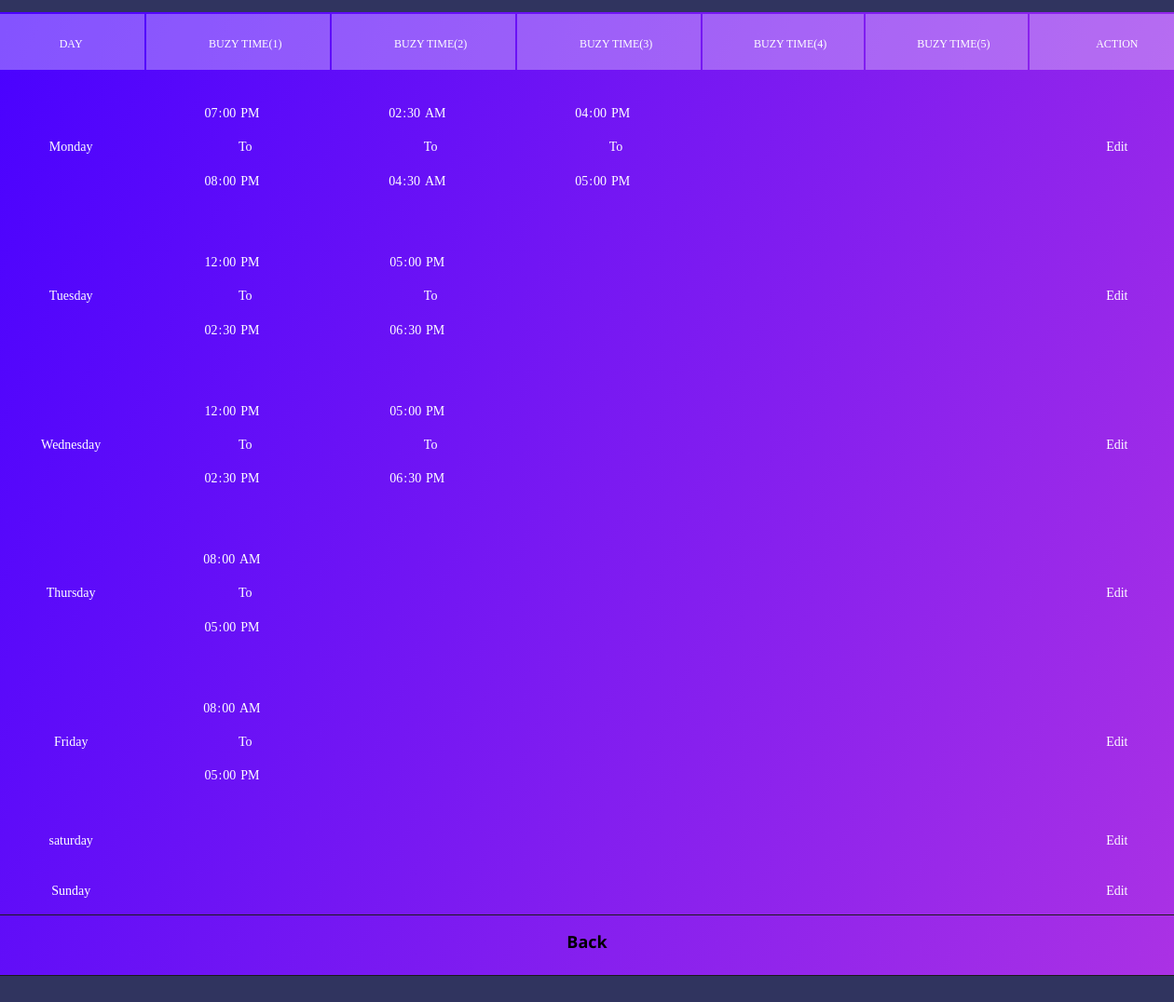
Page /time_schedule.php (signed in) on the committed database.
### tables this page shows
CREATE TABLE `buzytime` (
  `buzytime_id` int(20) NOT NULL,
  `user_id` int(20) NOT NULL,
  `free_time_start` time NOT NULL,
  `free_time_end` time NOT NULL,
  `day` varchar(20) NOT NULL
);

### time_schedule.php (the view, shortened to what this page needs)
<?php include("dataconnection.php"); ?>
<!DOCTYPE html>
<html lang="en">
<head>
<link rel="stylesheet" type="text/css" href="css/util.css">
<link rel="stylesheet" type="text/css" href="css/main.css">
<link rel="stylesheet" href="https://gc.kis.v2.scr.kaspersky-labs.com/E3E8934C-235A-4B0E-825A-35A08381A191/abn/main.css?attr=aHR0cHM6Ly9jb2xvcmxpYi5jb20vZXRjL3RiL1RhYmxlX0hpZ2hsaWdodF9WZXJ0aWNhbF9Ib3Jpem9udGFsL2luZGV4Lmh0bWw"/></head>
<meta name="viewport" content="width=device-width, initial-scale=1"><link rel="stylesheet" href="https://cdnjs.cloudflare.com/ajax/libs/normalize/5.0.0/normalize.min.css">
<link rel="stylesheet" href="css/tablestyle.css">
<body style="overflow-y: scroll;">
<form class="my-form" method="post" enctype="multipart/form-data" style="margin-top:5%">
<div class="wrap-table100" style="margin-top:20%;">
<div class="table100 ver6 m-b-110">
<table data-vertable="ver6" >
<thead>
<tr class="row100 head">
<th class="column100 column4" data-column="column4">Day</th>
	<th class="column100 column5" data-column="column5">Buzy Time(1)</th>
	<th class="column100 column5" data-column="column5">Buzy Time(2)</th>
	<th class="column100 column5" data-column="column5">Buzy Time(3)</th>
	<th class="column100 column5" data-column="column5">Buzy Time(4)</th>
	<th class="column100 column5" data-column="column5">Buzy Time(5)</th>
<th class="column100 column8" data-column="column8">Action</th>
</tr>
</thead>
	<tbody>
	 <?php
		$user_id=$_SESSION['user_id'];
				  ?>
	<tr class="row100">
	<td class="column100 column2" data-column="column2" style="text-align: center;">Monday</td>
	<?php
	$buzytimemon = mysqli_query($connect, "SELECT * from buzytime where user_id='$user_id' and day='mon'");
	$mon=0;
	while($bzmon = mysqli_fetch_assoc($buzytimemon))
	{
		$mon+=1;
	?>
	<td class="column100 column3" data-column="column3"  style="text-align: center;"><input style="text-align: center;" type="time"  readonly value="<?php echo $bzmon["free_time_start"];?>"> To <input  style="text-align: center;" type="time"  readonly value="<?php echo $bzmon["free_time_end"];?>"></td>
	<?php
	}
	$redis=5-$mon;
	for($i=0;$i<$redis;$i++)
	{
	?>
	<td class="column100 column3" data-column="column3"  style="text-align: center;"></td>
	<?php
	}
	?>
	<td  style="text-align: center;"class="column100 column6" data-column="column6"><a href="edit_time_schedule.php?edit&id=<?php echo $user_id;?>&day=mon" style=" text-decoration: none;bold">Edit</a></td>
	</tr>
	<tr class="row100">
	<td class="column100 column2" data-column="column2" style="text-align: center;">Tuesday</td>
	<?php
	$buzytimetue = mysqli_query($connect, "SELECT * from buzytime where user_id='$user_id' and day='tue'");
	$tue=0;
	while($bztue = mysqli_fetch_assoc($buzytimetue))
	{
		$tue+=1;
	?>
	<td class="column100 column3" data-column="column3"  style="text-align: center;"><input style="text-align: center;" type="time"  readonly value="<?php echo $bztue["free_time_start"];?>"> To <input  style="text-align: center;" type="time"  readonly value="<?php echo $bztue["free_time_end"];?>"></td>
	<?php
	}
	$redis=5-$tue;
	for($i=0;$i<$redis;$i++)
	{
	?>
	<td class="column100 column3" data-column="column3"  style="text-align: center;"></td>
	<?php
	}
	?>
	<td  style="text-align: center;"class="column100 column6" data-column="column6"><a href="edit_time_schedule.php?edit&id=<?php echo $user_id;?>&day=tue" style=" text-decoration: none;bold">Edit</a></td>
	</tr>
	<tr class="row100">
	<td class="column100 column2" data-column="column2" style="text-align: center;">Wednesday</td>
	<?php
	$buzytimewed = mysqli_query($connect, "SELECT * from buzytime where user_id='$user_id' and day='wed'");
	$wed=0;
	while($bzwed = mysqli_fetch_assoc($buzytimewed))
	{
		$wed+=1;
	?>
	<td class="column100 column3" data-column="column3"  style="text-align: center;"><input style="text-align: center;" type="time"  readonly value="<?php echo $bzwed["free_time_start"];?>"> To <input  style="text-align: center;" type="time"  readonly value="<?php echo $bzwed["free_time_end"];?>"></td>
	<?php
	}
	$redis=5-$wed;
	for($i=0;$i<$redis;$i++)
	{
	?>
	<td class="column100 column3" data-column="column3"  style="text-align: center;"></td>
	<?php
	}
	?>
	<td  style="text-align: center;"class="column100 column6" data-column="column6"><a href="edit_time_schedule.php?edit&id=<?php echo $user_id;?>&day=wed" style=" text-decoration: none;bold">Edit</a></td>
	</tr>
	<tr class="row100">
	<td class="column100 column2" data-column="column2" style="text-align: center;">Thursday</td>
	<?php
	$buzytimethu = mysqli_query($connect, "SELECT * from buzytime where user_id='$user_id' and day='thu'");
	$thu=0;
	while($bzthu = mysqli_fetch_assoc($buzytimethu))
	{
		$thu+=1;
	?>
	<td class="column100 column3" data-column="column3"  style="text-align: center;"><input style="text-align: center;" type="time"  readonly value="<?php echo $bzthu["free_time_start"];?>"> To <input  style="text-align: center;" type="time"  readonly value="<?php echo $bzthu["free_time_end"];?>"></td>
	<?php
	}
	$redis=5-$thu;
	for($i=0;$i<$redis;$i++)
	{
	?>
	<td class="column100 column3" data-column="column3"  style="text-align: center;"></td>
	<?php
	}
	?>
	<td  style="text-align: center;"class="column100 column6" data-column="column6"><a href="edit_time_schedule.php?edit&id=<?php echo $user_id;?>&day=thu" style=" text-decoration: none;bold">Edit</a></td>
	</tr>
	<tr class="row100">
	<td class="column100 column2" data-column="column2" style="text-align: center;">Friday</td>
	<?php
	$buzytimefri = mysqli_query($connect, "SELECT * from buzytime where user_id='$user_id' and day='fri'");
	$fri=0;
	while($bzfri = mysqli_fetch_assoc($buzytimefri))
	{
		$fri+=1;
	?>
	<td class="column100 column3" data-column="column3"  style="text-align: center;"><input style="text-align: center;" type="time"  readonly value="<?php echo $bzfri["free_time_start"];?>"> To <input  style="text-align: center;" type="time"  readonly value="<?php echo $bzfri["free_time_end"];?>"></td>
	<?php
	}
	$redis=5-$fri;
	for($i=0;$i<$redis;$i++)
	{
	?>
	<td class="column100 column3" data-column="column3"  style="text-align: center;"></td>
	<?php
	}
	?>
	<td  style="text-align: center;"class="column100 column6" data-column="column6"><a href="edit_time_schedule.php?edit&id=<?php echo $user_id;?>&day=fri" style=" text-decoration: none;bold">Edit</a></td>
	</tr>
	<tr class="row100">
	<td class="column100 column2" data-column="column2" style="text-align: center;">saturday</td>
	<?php
	$sta=0;
	?>
	<?php
	$redis=5-$sta;
	for($i=0;$i<$redis;$i++)
	{
	?>
	<td class="column100 column3" data-column="column3"  style="text-align: center;"></td>
	<?php
	}
	?>
	<td  style="text-align: center;"class="column100 column6" data-column="column6"><a href="edit_time_schedule.php?edit&id=<?php echo $user_id;?>&day=sta" style=" text-decoration: none;bold">Edit</a></td>
	</tr>
	<tr class="row100">
	<td class="column100 column2" data-column="column2" style="text-align: center;">Sunday</td>
	<?php
	$sun=0;
	?>
	<?php
	$redis=5-$sun;
	for($i=0;$i<$redis;$i++)
	{
	?>
	<td class="column100 column3" data-column="column3"  style="text-align: center;"></td>
	<?php
	}
	?>
	<td  style="text-align: center;"class="column100 column6" data-column="column6"><a href="edit_time_schedule.php?edit&id=<?php echo $user_id;?>&day=sun" style=" text-decoration: none;bold">Edit</a></td>
	</tr>
	</tbody>
</table>
<button><a class="btn-grid"  href='time_schedule.php?profile'
		  name="back"class="front" style="text-decoration: none;">Back</a></button>
</div>
</div>
</form>
</body>

### css/main.css (style rules this page uses)
* { margin:0;padding:0;box-sizing:border-box }
body,html { height:100%;font-family:sans-serif }
a { margin:0;transition:all .4s;-webkit-transition:all .4s;-o-transition:all .4s;-moz-transition:all .4s }
input { display:block;outline:none;border:none!important }
button { outline:none!important;border:none;background:0 0 }
.wrap-table100 { width:1300px }
table { width:100%;background-color:#fff }
th,td { font-weight:unset;padding-right:10px }
.column100 { width:130px;padding-left:25px }
.row100.head th { padding-top:24px;padding-bottom:20px }
.row100 td { padding-top:18px;padding-bottom:14px }
.table100.ver6 { border-radius:16px;overflow:hidden;background:#7918f2;background:-webkit-linear-gradient(-68deg,#ac32e4,#4801ff);background:-o-linear-gradient(-68deg,#ac32e4,#4801ff);background:-moz-linear-gradient(-68deg,#ac32e4,#4801ff);background:linear-gradient(-68deg,#ac32e4,#4801ff) }
.table100.ver6 table { background-color:transparent }
.table100.ver6 td { font-family:Montserrat-Regular;font-size:14px;color:#fff;line-height:1.4 }
.table100.ver6 th { font-family:Montserrat-Medium;font-size:12px;color:#fff;line-height:1.4;text-transform:uppercase;background-color:rgba(255,255,255,.32) }

### css/tablestyle.css (style rules this page uses)
body { font-family: "Open Sans", sans-serif; width: 100vw; height: 100vh; display: flex; align-items: center; justify-content: center; overflow: hidden; }

### time_schedule.php (style rules this page uses)
:root { --white: #afafaf; --red: #e31b23; --bodyColor: #30345f; --borderFormEls: hsl(0, 0%, 10%); --bgFormEls: hsl(0, 0%, 14%); --bgFormElsFocus: hsl(0, 7%, 20%); }
* { padding: 0; margin: 0; box-sizing: border-box; outline: none; }
a { color: inherit; }
input, select, textarea, button { font-family: inherit; font-size: 100%; }
button, label { cursor: pointer; }
body { font: 18px/1.5 "Open Sans", sans-serif; background: var(--bodyColor); color: var(--white); margin: 1.5rem 0; overflow:scroll; }
.my-form select, .my-form input, .my-form textarea, .my-form button { width: 100%; line-height: 1.5; padding: 15px 10px; border: 1px solid var(--borderFormEls); transition: background-color 0.3s cubic-bezier(0.57, 0.21, 0.69, 1.25), transform 0.3s cubic-bezier(0.57, 0.21, 0.69, 1.25); }
.my-form ::placeholder { color: inherit; opacity: 1; }
.my-form .btn-grid { position: relative; overflow: hidden; transition: filter 0.2s; }
.my-form button { font-weight: bold; }
.my-form button > * { display: inline-block; width: 100%; transition: transform 0.4s ease-in-out; }
input[type="time"] { background: transparent; border: none; color:white; }

### rows in the picture
buzytime: free_time_start "19:00:00", free_time_end "20:00:00"
buzytime: free_time_start "02:30:00", free_time_end "04:30:00"
buzytime: free_time_start "16:00:00", free_time_end "17:00:00"
buzytime: free_time_start "12:00:00", free_time_end "14:30:00"
buzytime: free_time_start "17:00:00", free_time_end "18:30:00"
buzytime: free_time_start "12:00:00", free_time_end "14:30:00"
buzytime: free_time_start "17:00:00", free_time_end "18:30:00"
buzytime: free_time_start "08:00:00", free_time_end "17:00:00"
buzytime: free_time_start "08:00:00", free_time_end "17:00:00"
